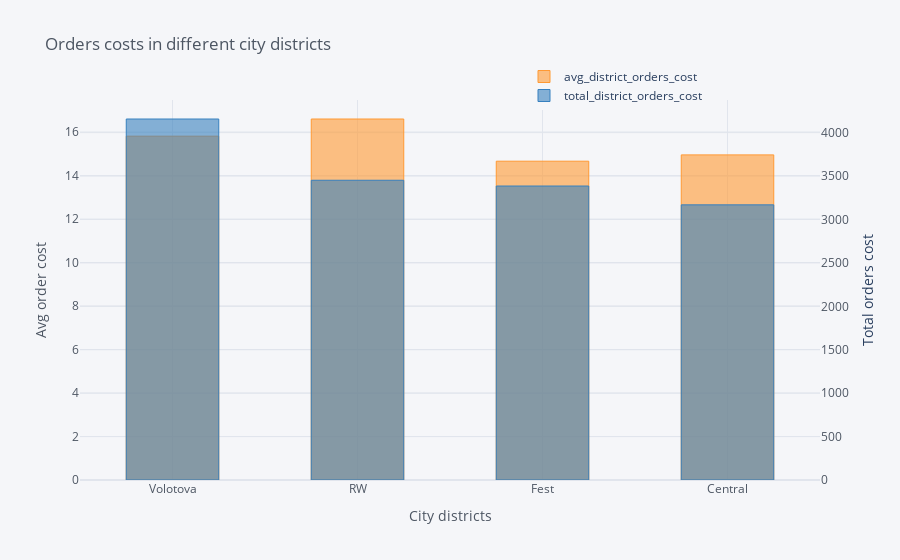

Notebook code for this chart:
### Code cell
money_distr.iplot(
    kind='bar',
    y='avg_district_orders_cost',
    secondary_y='total_district_orders_cost',
    xTitle='City districts',    
    yTitle='Avg order cost',
    secondary_y_title='Total orders cost',
    bargap=0.5,
    title='Orders costs in different city districts',
    legend=dict(yanchor="top",
    y=1.1,
    xanchor="left",
    x=0.6))

### Figure 1 — Plotly figure (JSON) as saved in the notebook; plotly's stock layout.template omitted (floating-point values rounded to 4 significant figures)
{"data": [{"marker": {"color": "rgba(255, 153, 51, 0.6)", "line": {"color": "rgba(255, 153, 51, 1.0)", "width": 1}}, "name": "avg_district_orders_cost", "orientation": "v", "text": "", "type": "bar", "x": ["Volotova", "RW", "Fest", "Central"], "y": [15.81, 16.6, 14.66, 14.95]}, {"marker": {"color": "rgba(55, 128, 191, 0.6)", "line": {"color": "rgba(55, 128, 191, 1.0)", "width": 1}}, "name": "total_district_orders_cost", "orientation": "v", "text": "", "type": "bar", "x": ["Volotova", "RW", "Fest", "Central"], "xaxis": "x", "y": [4157.0, 3452.0, 3386.0, 3169.0], "yaxis": "y2"}], "layout": {"bargap": 0.5, "legend": {"x": 0.6, "xanchor": "left", "y": 1.1, "yanchor": "top"}, "paper_bgcolor": "#F5F6F9", "plot_bgcolor": "#F5F6F9", "showlegend": true, "title": {"font": {"color": "#4D5663"}, "text": "Orders costs in different city districts"}, "xaxis": {"gridcolor": "#E1E5ED", "showgrid": true, "tickfont": {"color": "#4D5663"}, "title": {"font": {"color": "#4D5663"}, "text": "City districts"}, "zerolinecolor": "#E1E5ED"}, "yaxis": {"gridcolor": "#E1E5ED", "showgrid": true, "tickfont": {"color": "#4D5663"}, "title": {"font": {"color": "#4D5663"}, "text": "Avg order cost"}, "zerolinecolor": "#E1E5ED"}, "yaxis2": {"anchor": "x", "gridcolor": "#E1E5ED", "overlaying": "y", "showgrid": true, "side": "right", "tickfont": {"color": "#4D5663"}, "title": {"text": "Total orders cost"}, "zerolinecolor": "#E1E5ED"}}}
